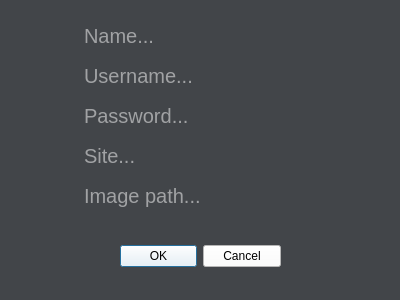
<?xml version="1.0" encoding="UTF-8"?>
<ui version="4.0">
 <class>Dialog</class>
 <widget class="QDialog" name="Dialog">
  <property name="geometry">
   <rect>
    <x>0</x>
    <y>0</y>
    <width>400</width>
    <height>300</height>
   </rect>
  </property>
  <property name="windowTitle">
   <string>Add new account</string>
  </property>
  <property name="styleSheet">
   <string notr="true">background-color: #424549;</string>
  </property>
  <widget class="QDialogButtonBox" name="buttonBox">
   <property name="geometry">
    <rect>
     <x>120</x>
     <y>240</y>
     <width>161</width>
     <height>32</height>
    </rect>
   </property>
   <property name="styleSheet">
    <string notr="true">background-color: white;</string>
   </property>
   <property name="orientation">
    <enum>Qt::Horizontal</enum>
   </property>
   <property name="standardButtons">
    <set>QDialogButtonBox::Cancel|QDialogButtonBox::Ok</set>
   </property>
  </widget>
  <widget class="QTextEdit" name="name_text">
   <property name="geometry">
    <rect>
     <x>80</x>
     <y>20</y>
     <width>241</width>
     <height>31</height>
    </rect>
   </property>
   <property name="styleSheet">
    <string notr="true">border: 0px;
color: white;
font-size: 20px;
</string>
   </property>
   <property name="verticalScrollBarPolicy">
    <enum>Qt::ScrollBarAlwaysOff</enum>
   </property>
   <property name="placeholderText">
    <string>Name...</string>
   </property>
  </widget>
  <widget class="QTextEdit" name="username_text">
   <property name="geometry">
    <rect>
     <x>80</x>
     <y>60</y>
     <width>241</width>
     <height>31</height>
    </rect>
   </property>
   <property name="styleSheet">
    <string notr="true">border: 0px;
color: white;
font-size: 20px;
</string>
   </property>
   <property name="verticalScrollBarPolicy">
    <enum>Qt::ScrollBarAlwaysOff</enum>
   </property>
   <property name="placeholderText">
    <string>Username...</string>
   </property>
  </widget>
  <widget class="QTextEdit" name="password_text">
   <property name="geometry">
    <rect>
     <x>80</x>
     <y>100</y>
     <width>241</width>
     <height>31</height>
    </rect>
   </property>
   <property name="styleSheet">
    <string notr="true">border: 0px;
color: white;
font-size: 20px;
</string>
   </property>
   <property name="verticalScrollBarPolicy">
    <enum>Qt::ScrollBarAlwaysOff</enum>
   </property>
   <property name="placeholderText">
    <string>Password...</string>
   </property>
  </widget>
  <widget class="QTextEdit" name="site_text">
   <property name="geometry">
    <rect>
     <x>80</x>
     <y>140</y>
     <width>241</width>
     <height>31</height>
    </rect>
   </property>
   <property name="styleSheet">
    <string notr="true">border: 0px;
color: white;
font-size: 20px;
</string>
   </property>
   <property name="verticalScrollBarPolicy">
    <enum>Qt::ScrollBarAlwaysOff</enum>
   </property>
   <property name="placeholderText">
    <string>Site...</string>
   </property>
  </widget>
  <widget class="QTextEdit" name="image_text">
   <property name="geometry">
    <rect>
     <x>80</x>
     <y>180</y>
     <width>241</width>
     <height>31</height>
    </rect>
   </property>
   <property name="styleSheet">
    <string notr="true">border: 0px;
color: white;
font-size: 20px;
</string>
   </property>
   <property name="verticalScrollBarPolicy">
    <enum>Qt::ScrollBarAlwaysOff</enum>
   </property>
   <property name="placeholderText">
    <string>Image path...</string>
   </property>
  </widget>
 </widget>
 <resources/>
 <connections>
  <connection>
   <sender>buttonBox</sender>
   <signal>accepted()</signal>
   <receiver>Dialog</receiver>
   <slot>accept()</slot>
   <hints>
    <hint type="sourcelabel">
     <x>248</x>
     <y>254</y>
    </hint>
    <hint type="destinationlabel">
     <x>157</x>
     <y>274</y>
    </hint>
   </hints>
  </connection>
  <connection>
   <sender>buttonBox</sender>
   <signal>rejected()</signal>
   <receiver>Dialog</receiver>
   <slot>reject()</slot>
   <hints>
    <hint type="sourcelabel">
     <x>316</x>
     <y>260</y>
    </hint>
    <hint type="destinationlabel">
     <x>286</x>
     <y>274</y>
    </hint>
   </hints>
  </connection>
 </connections>
</ui>
